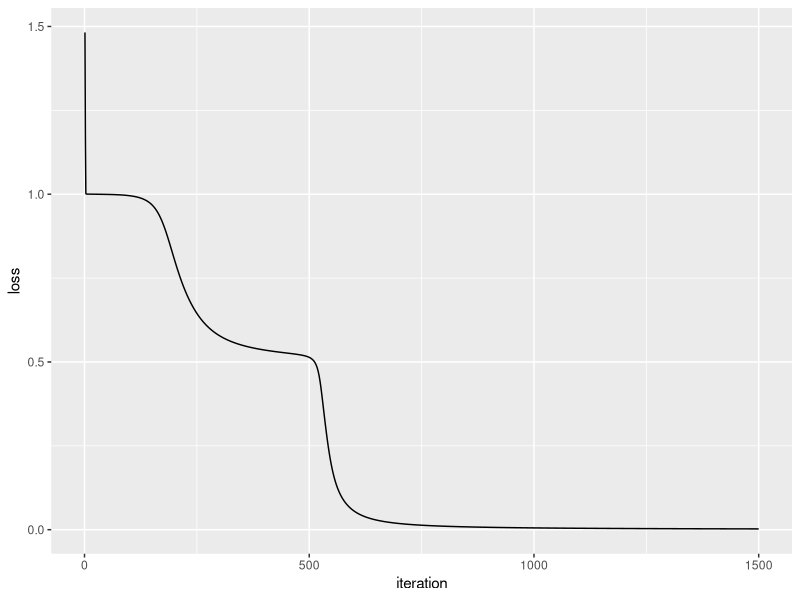

Write the R code that produced this figure.
# predictor variables
X <- matrix(c(
  0,0,1,
  0,1,1,
  1,0,1,
  1,1,1
),
ncol = 3,

byrow = TRUE
)

# observed outcomes
y <- c(0, 1, 1, 0)

# print the data so we can take a quick look at it
cbind(X, y)
##            y
## [1,] 0 0 1 0
## [2,] 0 1 1 1
## [3,] 1 0 1 1
## [4,] 1 1 1 0

# generate a random value between 0 and 1 for each
# element in X.  This will be used as our initial weights
# for layer 1
rand_vector <- runif(ncol(X) * nrow(X))

# convert above vector into a matrix
rand_matrix <- matrix(
  rand_vector,
  nrow = ncol(X),
  ncol = nrow(X),
  byrow = TRUE
)

# this list stores the state of our neural net as it is trained
my_nn <- list(
  # predictor variables
  input = X,
  # weights for layer 1
  weights1 = rand_matrix,
  # weights for layer 2
  weights2 = matrix(runif(4), ncol = 1),
  # actual observed
  y = y,
  # stores the predicted outcome
  output = matrix(
    rep(0, times = 4),
    ncol = 1
  )
)

#' the activation function
sigmoid <- function(x) {
  1.0 / (1.0 + exp(-x))
}

#' the derivative of the activation function
sigmoid_derivative <- function(x) {
  x * (1.0 - x)
}

# Loss function
loss_function <- function(nn) {
  sum((nn$y - nn$output) ^ 2)
}

feedforward <- function(nn) {
  
  nn$layer1 <- sigmoid(nn$input %*% nn$weights1)
  nn$output <- sigmoid(nn$layer1 %*% nn$weights2)
  
  nn
}

backprop <- function(nn) {
  
  # application of the chain rule to find derivative of the loss function with 
  # respect to weights2 and weights1
  d_weights2 <- (
    t(nn$layer1) %*%
      # `2 * (nn$y - nn$output)` is the derivative of the sigmoid loss function
      (2 * (nn$y - nn$output) *
         sigmoid_derivative(nn$output))
  )
  
  d_weights1 <- ( 2 * (nn$y - nn$output) * sigmoid_derivative(nn$output)) %*% 
    t(nn$weights2)
  d_weights1 <- d_weights1 * sigmoid_derivative(nn$layer1)
  d_weights1 <- t(nn$input) %*% d_weights1
  
  # update the weights using the derivative (slope) of the loss function
  nn$weights1 <- nn$weights1 + d_weights1
  nn$weights2 <- nn$weights2 + d_weights2
  
  nn
}

# number of times to perform feedforward and backpropagation
n <- 1500

# data frame to store the results of the loss function.
# this data frame is used to produce the plot in the 
# next code chunk
loss_df <- data.frame(
  iteration = 1:n,
  loss = vector("numeric", length = n)
)

for (i in seq_len(1500)) {
  my_nn <- feedforward(my_nn)
  my_nn <- backprop(my_nn)
  
  # store the result of the loss function.  We will plot this later
  loss_df$loss[i] <- loss_function(my_nn)
}

# print the predicted outcome next to the actual outcome
data.frame(
  "Predicted" = round(my_nn$output, 3),
  "Actual" = y
)
##   Predicted Actual
## 1     0.017      0
## 2     0.975      1
## 3     0.982      1
## 4     0.024      0

# plot the cost
library(ggplot2)

ggplot(data = loss_df, aes(x = iteration, y = loss)) +
  geom_line()
